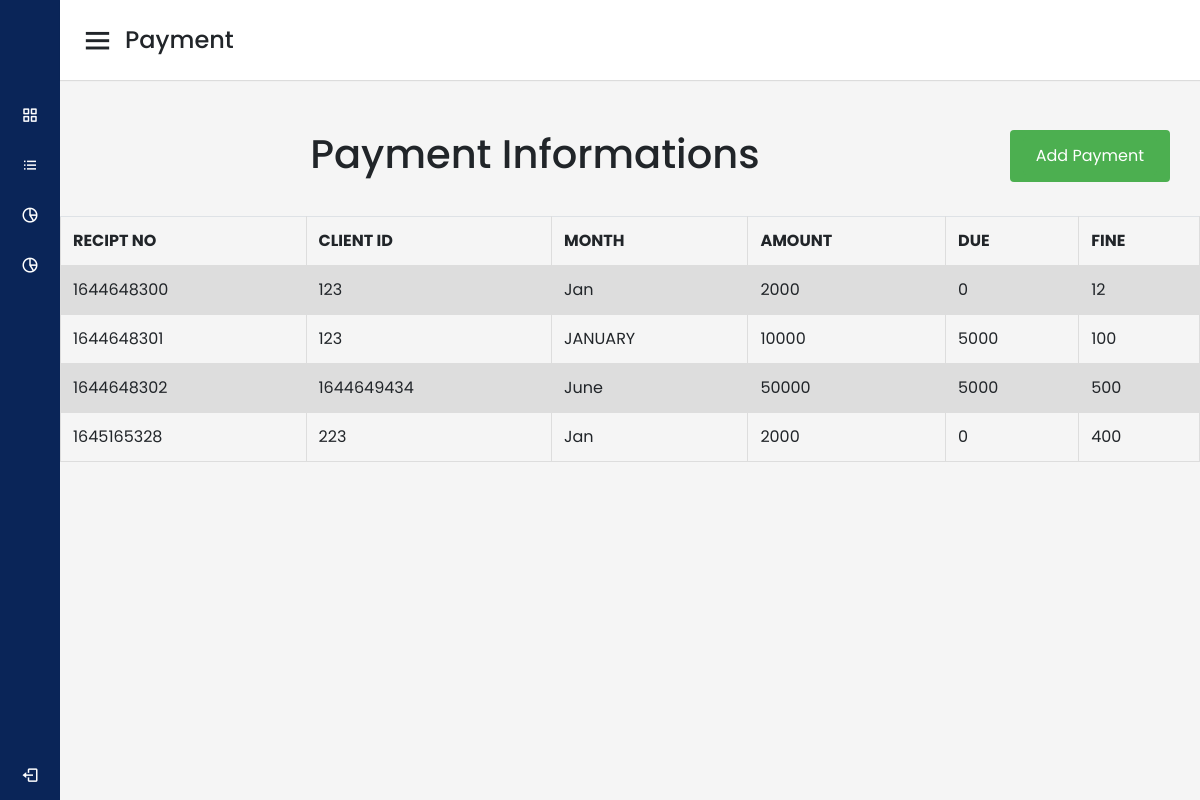
/agent/payment.php, run on the app's committed database.
### tables this page shows
CREATE TABLE `payment` (
  `recipt_no` int(11) NOT NULL,
  `client_id` int(11) NOT NULL,
  `month` varchar(50) NOT NULL,
  `amount` int(11) NOT NULL,
  `due` int(11) NOT NULL,
  `fine` int(11) NOT NULL,
  `agent_id` int(11) NOT NULL
);

### agent/payment.php (the view, shortened to what this page needs)
<?php include('includes/header.php'); ?>
<?php include('includes/sidebar.php'); ?>
<?php include "../connection.php"  ?>
<body>
<section class="home-section">
    <nav>
      <div class="sidebar-button">
        <i class='bx bx-menu sidebarBtn'></i>
        <span class="dashboard">Payment</span>
      </div>
    </nav>
        <div id="page-wrapper">
                <div class="row">
                    <div class="col-md-12">
                        <h1 class="page-head-line">Payment Informations
						<button class="btn" align="center">
						<a href="addPayment.php" class="btn">Add Payment</a>
						</button>
						</h1>
                    </div>
                </div>
<?php
	$sql = "SELECT recipt_no,client_id,month,amount,due,fine, agent_id FROM payment";
	$result = $conn->query($sql);
	echo "<table class=\"table\">\n";
    echo "  <tr>\n";
    echo "    <th>RECIPT NO</th>\n";
    echo "    <th>CLIENT ID</th>\n";
    echo "    <th>MONTH</th>\n";
    echo "    <th>AMOUNT</th>\n";
	echo "    <th>DUE</th>\n";
    echo "    <th>FINE</th>\n";
    echo "  </tr>";
	if ($result->num_rows > 0) {
	while($row = $result->fetch_assoc()) {
		echo "<tr>\n";
		echo "    <td>".$row["recipt_no"]."</td>\n";
		echo "    <td>".$row["client_id"]."</td>\n";
		echo "    <td>".$row["month"]."</td>\n";
		echo "    <td>".$row["amount"]."</td>\n";
		echo "    <td>".$row["due"]."</td>\n";
		echo "    <td>".$row["fine"]."</td>\n";
	}
	echo "</table>\n";
	} else {
    echo "0 results";
}
?>
        </div>
</body>
</html>

### admin/adminhome.css (style rules this page uses)
* { margin: 0; padding: 0; box-sizing: border-box; font-family: 'Poppins', sans-serif; }
.home-section { position: relative; background: #f5f5f5; min-height: 100vh; width: calc(100% - 240px); left: 240px; transition: all 0.5s ease; }
.home-section nav { display: flex; justify-content: space-between; height: 80px; background: #fff; display: flex; align-items: center; position: fixed; width: calc(100% - 240px); left: 240px; z-index: 100; padding: 0 20px; box-shadow: 0 1px 1px rgba(0, 0, 0, 0.1); transition: all 0.5s ease; }
.home-section nav .sidebar-button { display: flex; align-items: center; font-size: 24px; font-weight: 500; }
nav .sidebar-button i { font-size: 35px; margin-right: 10px; }
@media (max-width: 1240px) { .home-section { width: calc(100% - 60px); left: 60px; } }
@media (max-width: 1240px) { .home-section nav { width: calc(100% - 60px); left: 60px; } }
table { font-family: arial, sans-serif; border-collapse: collapse; width: 100%; }
td, th { border: 1px solid #dddddd; text-align: left; padding: 8px; }
tr:nth-child(even) { background-color: #dddddd; }
.btn { color:royalblue border }
#page-wrapper { padding-top: 100px; }
.row { padding:30px; margin-left: 18%; }
.btn { background-color: #4CAF50; float: right; color:white; text-decoration:none; }

### agent/payment.php (style rules this page uses)
.row { padding:30px; margin-left: 18%; }
.btn { background-color: #4CAF50; float: right; color:white; text-decoration:none; }

### data on the page
payment: recipt_no "1644648300", client "123", month "Jan", amount "2000", due "0", fine "12"
payment: recipt_no "1644648301", client "123", month "JANUARY", amount "10000", due "5000", fine "100"
payment: recipt_no "1644648302", client "1644649434", month "June", amount "50000", due "5000", fine "500"
payment: recipt_no "1645165328", client "223", month "Jan", amount "2000", due "0", fine "400"
